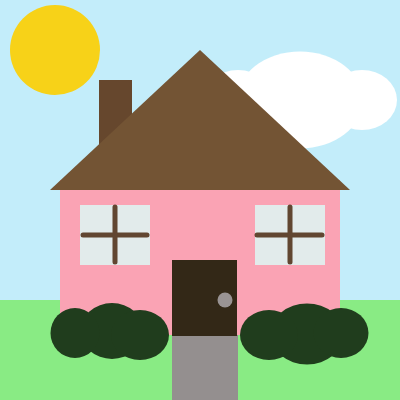
Frame 1 (no input)
Frame 60 (no input): identical to frame 1, image omitted
Frame 120 (the mouse pressed at the canvas centre since frame 60): identical to frame 1, image omitted

The p5.js sketch that drew this single still picture (run headless with seeded random() and noise() and a simulated clock; from frame 60 on, the mouse is pressed at the canvas centre):

// p5.js sketch
// ── sketch.js
/* House
Jieru 
3/20/2017
*/

function setup() {
  createCanvas(400, 400);
}

function draw(){

	background(195, 237, 250);



	//sun

	noStroke();

	fill(247, 210, 24);

	ellipse(55,50,90,90);




	// right cloud

	fill(255, 255, 255);

	ellipse(300, 100, 126, 97);

	ellipse(362, 100, 70, 60);
	ellipse(238, 100, 70, 60);
    




	//grass

	fill(137, 235, 132);

	rect(0,300,400,100);




	//path

	noStroke();

	fill(148, 143, 143);

	rect(172, 323, 66, 115);




	//wall

	fill(250, 163, 180);

	rect(60, 180, 280, 155);


	

	//chimney
fill(102, 71, 45);

	rect(99, 80, 33, 77);




	//roof

	fill(115, 84, 52);

	triangle(200, 50, 350, 190, 50, 190);




	//door

	fill(51, 40, 23);

	rect(172, 260, 65, 76);




	//doorknob

	fill(153, 147, 147);

	ellipse(225,300,15,15);




	//window

	fill(226, 235, 235);

	rect(80, 205, 70, 60);

	rect(255, 205, 70, 60);

	stroke(97, 70, 49);

	strokeWeight(5);

	line(147,235,83, 235);

	line(322,235,257, 235);

	line(115, 262, 115, 207);

	line(290, 262, 290, 207);



	// bush

	noStroke();

	fill(32, 61, 29);

	ellipse(307, 334, 73, 61);

	ellipse(341, 333, 55, 50);

	ellipse(269, 335, 58, 50);

	ellipse(112, 331, 63, 56);

	ellipse(75, 333, 49, 50);

	ellipse(140, 335, 58, 50);
}
